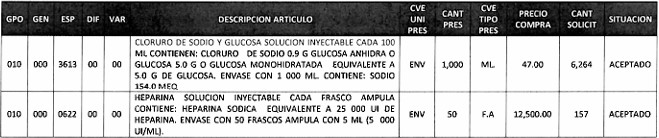
#> input picture Fallo913.jpg, 659 x 138 px
$ python Prueba2.py
#> lines starting #> are read from the running program, lines starting #| are printed output that depends on the picture
# -*- coding: utf-8 -*-
"""
Created on Sat Aug 15 15:05:47 2026

@author: Susana A.S.R
"""
import pytesseract
import cv2
import pandas as pd
import numpy as np
import matplotlib.pyplot as plt
import re

pytesseract.pytesseract.tesseract_cmd = r'C:/Users/Susana A.S.R/Tesseract/tesseract.exe'

img = cv2.imread("Fallo913.jpg")
#> img is the input picture: shape (138, 659, 3); min 0, max 255, mean 181.6

#Escala de grises
imgGris = cv2.cvtColor(img, cv2.COLOR_BGR2GRAY)

plt.imshow(imgGris, cmap= 'gray')
plt.axis('off')
plt.show()

#Aumentar resolucion
imgGrande = cv2.resize(imgGris, None,fx=2.5, fy=2.5, interpolation=cv2.INTER_CUBIC)
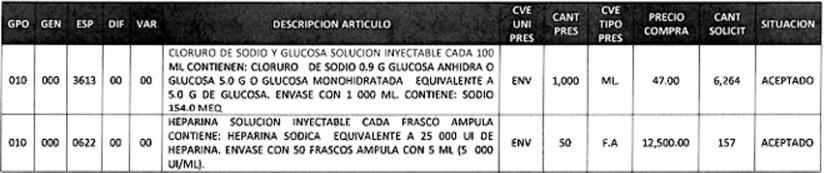
#> imgGrande: shape (345, 1648) (shown at 1/2 size); min 0, max 255, mean 181.3

#OCR
custom_config = r'--oem 3 --psm 6'

#> (the run stopped early here; a loop or call above may not have finished)

$ run again, with Fallo9132.jpg copied over Fallo913.jpg
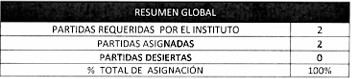
#> input picture Fallo9132.jpg, 352 x 79 px
#> img is the input picture: shape (79, 352, 3); min 0, max 255, mean 173.2
#> `imgGrande = cv2.resize(imgGris, None,fx=2.5, fy=2.5, interpolation=cv2..`:
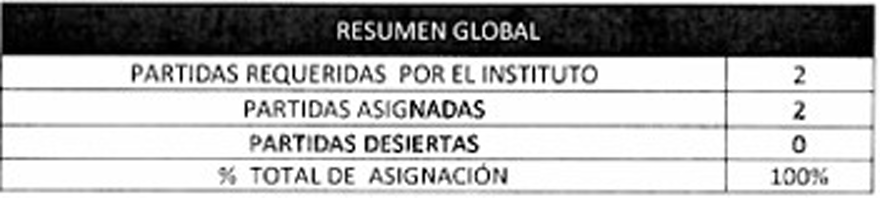
#> imgGrande: shape (198, 880); min 0, max 255, mean 172.8

$ run again, with Tabla_imss.jpg copied over Fallo913.jpg
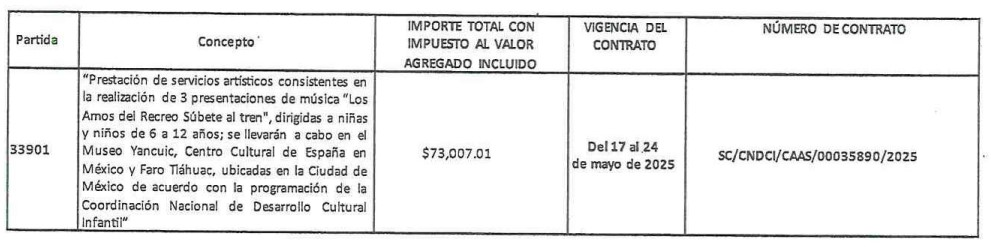
#> input picture Tabla_imss.jpg, 991 x 247 px
#> img is the input picture: shape (247, 991, 3); mean B, G, R 234.7, 234.7, 234.6
#> `imgGrande = cv2.resize(imgGris, None,fx=2.5, fy=2.5, interpolation=cv2..`:
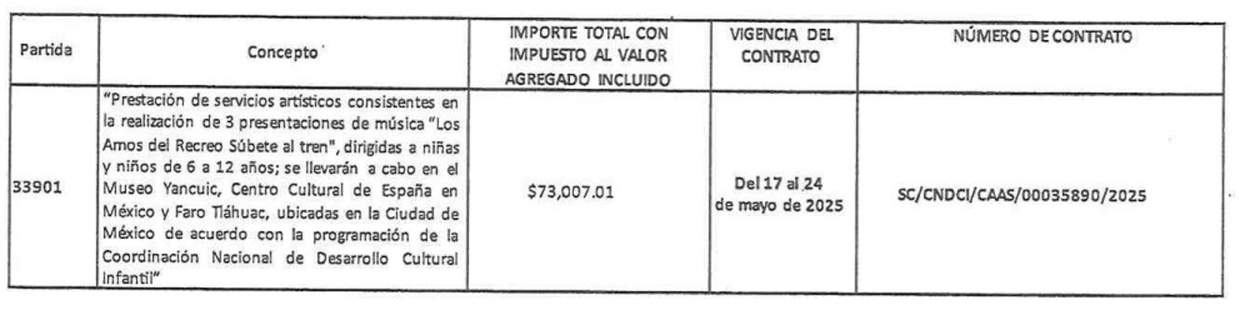
#> imgGrande: shape (618, 2478) (shown at 1/2 size); min 0, max 255, mean 234.6
